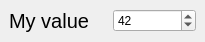
<?xml version="1.0" encoding="UTF-8"?>
<ui version="4.0">
 <class>windowSimpleDevice</class>
 <widget class="QWidget" name="windowSimpleDevice">
  <property name="geometry">
   <rect>
    <x>0</x>
    <y>0</y>
    <width>205</width>
    <height>42</height>
   </rect>
  </property>
  <property name="windowTitle">
   <string>Form</string>
  </property>
  <layout class="QHBoxLayout" name="horizontalLayout">
   <property name="spacing">
    <number>20</number>
   </property>
   <property name="margin">
    <number>9</number>
   </property>
   <item>
    <widget class="QLabel" name="labelValue">
     <property name="font">
      <font>
       <pointsize>15</pointsize>
      </font>
     </property>
     <property name="text">
      <string>My value</string>
     </property>
    </widget>
   </item>
   <item>
    <widget class="QSpinBox" name="editValue">
     <property name="minimum">
      <number>-999999</number>
     </property>
     <property name="maximum">
      <number>999999</number>
     </property>
     <property name="value">
      <number>42</number>
     </property>
    </widget>
   </item>
  </layout>
 </widget>
 <resources/>
 <connections/>
</ui>
